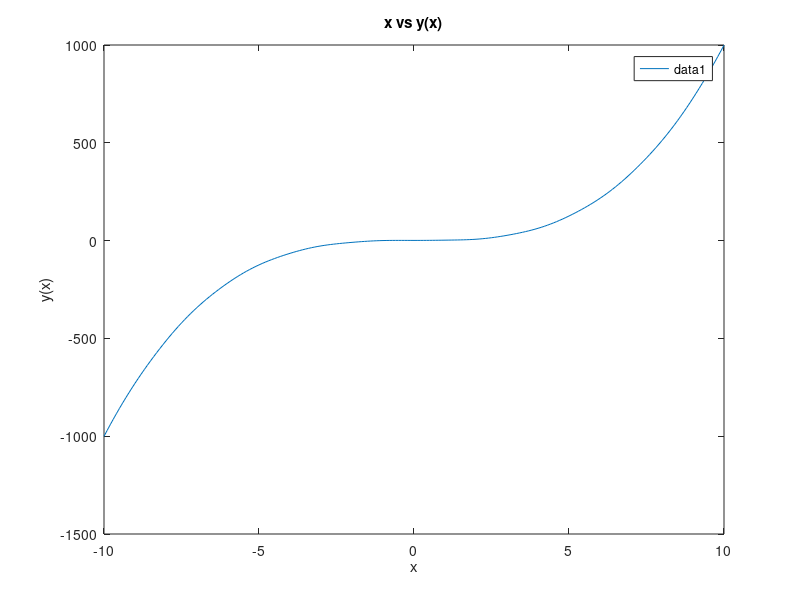
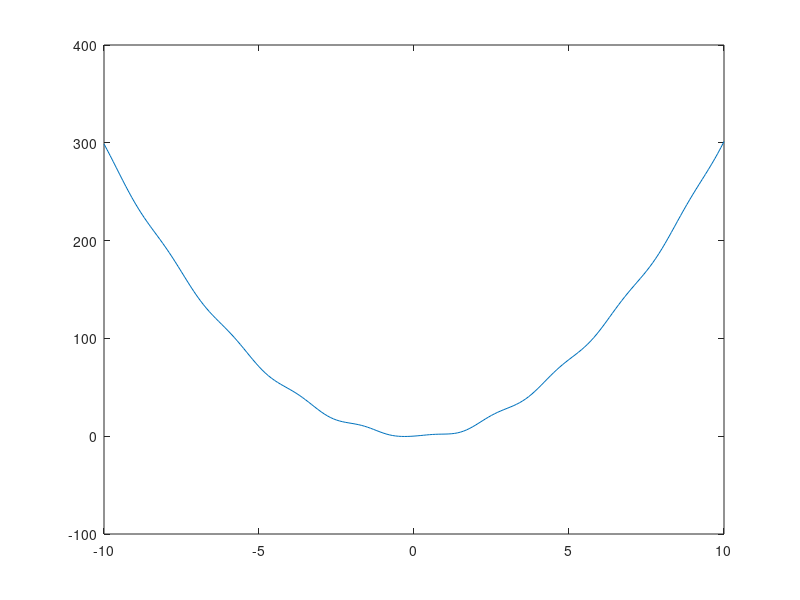

The MATLAB script that drew these images, in order: (Note: this script raises an error after producing the figures.)
%Quiz 6 
% y(x) = x^3 + 3*sin^2(x)*cos(x)+e^(-2(x^2))
x = -10:0.1:10;
y =@(x)x.^3 + 3*(sin(x).^2).*cos(x) + exp(-2*(x.^2));
h=0.1;

figure(1)
plot(x,y(x))
title('x vs y(x)')
xlabel('x')
ylabel('y(x)')
legend


dydx=((y(x+h)-y(x))/h);
figure(2)
plot(x,dydx);
syms x y(x)
y = x.^3 + 3*(sin(x).^2).*cos(x) + exp(-2*(x.^2));

hold on % keeps in same graph, use diff( , );

dydxsym=diff(y,x);
ezplot(dydxsym,[-10,10])
legend

%The results are close but not exact. The graph shows both lines basically
%on top of each other which is why the color is different but near the ends
%of the graph it is noticed that the lines separate. This shows that near
%the trough the lines are very similar but near the ends they separate. 